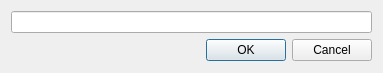
<?xml version="1.0" encoding="UTF-8"?>
<ui version="4.0">
 <class>Rename_header_dialog</class>
 <widget class="QDialog" name="Rename_header_dialog">
  <property name="geometry">
   <rect>
    <x>0</x>
    <y>0</y>
    <width>383</width>
    <height>73</height>
   </rect>
  </property>
  <property name="windowTitle">
   <string>Rename Header</string>
  </property>
  <layout class="QVBoxLayout" name="verticalLayout">
   <item>
    <widget class="QLineEdit" name="lineEdit"/>
   </item>
   <item>
    <widget class="QDialogButtonBox" name="buttonBox">
     <property name="orientation">
      <enum>Qt::Horizontal</enum>
     </property>
     <property name="standardButtons">
      <set>QDialogButtonBox::Cancel|QDialogButtonBox::Ok</set>
     </property>
    </widget>
   </item>
  </layout>
 </widget>
 <resources/>
 <connections>
  <connection>
   <sender>buttonBox</sender>
   <signal>accepted()</signal>
   <receiver>Rename_header_dialog</receiver>
   <slot>accept()</slot>
   <hints>
    <hint type="sourcelabel">
     <x>248</x>
     <y>254</y>
    </hint>
    <hint type="destinationlabel">
     <x>157</x>
     <y>274</y>
    </hint>
   </hints>
  </connection>
  <connection>
   <sender>buttonBox</sender>
   <signal>rejected()</signal>
   <receiver>Rename_header_dialog</receiver>
   <slot>reject()</slot>
   <hints>
    <hint type="sourcelabel">
     <x>316</x>
     <y>260</y>
    </hint>
    <hint type="destinationlabel">
     <x>286</x>
     <y>274</y>
    </hint>
   </hints>
  </connection>
 </connections>
</ui>
